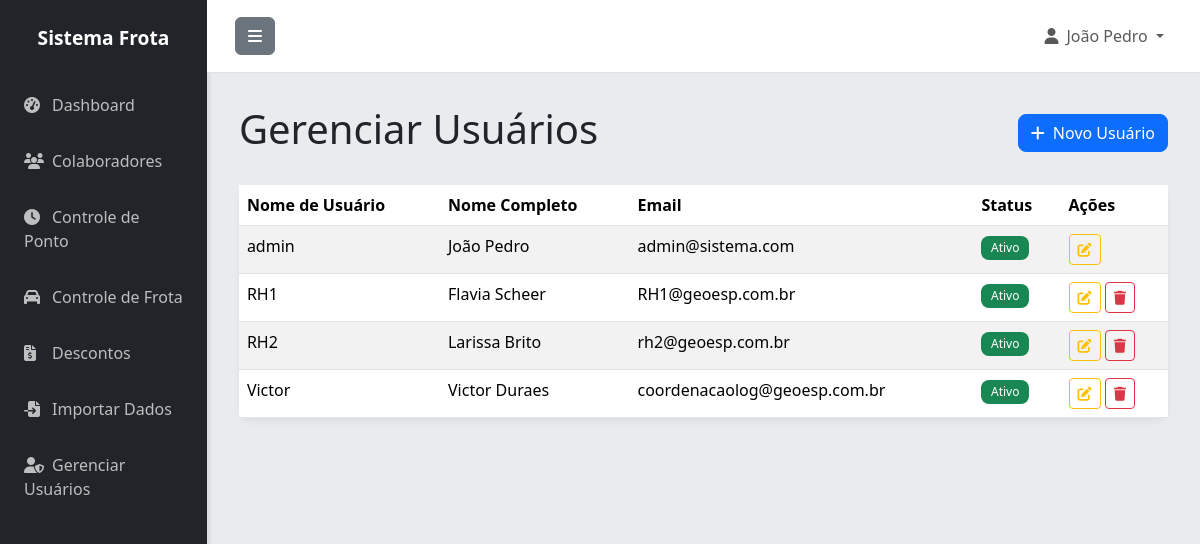
Page /usuarios (signed in) on the earlier database version.
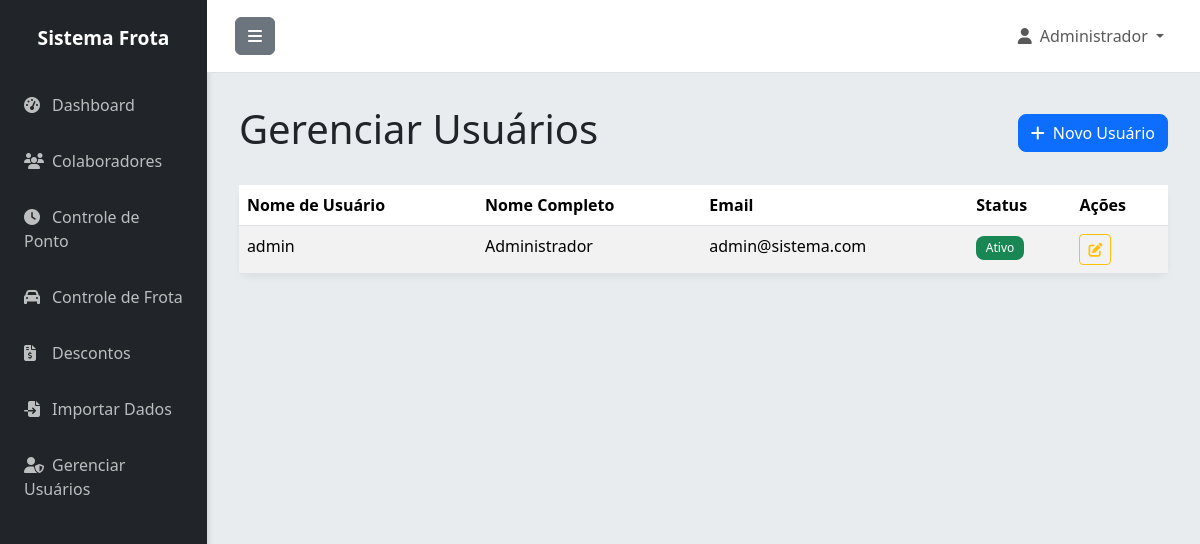
Same page on the later database version.
### app.py (models this page shows)
class Usuario(UserMixin, db.Model):
    id = db.Column(db.Integer, primary_key=True)
    username = db.Column(db.String(80), unique=True, nullable=False)
    password_hash = db.Column(db.String(200), nullable=False)
    nome = db.Column(db.String(100), nullable=False)
    email = db.Column(db.String(120), unique=True, nullable=False)
    ativo = db.Column(db.Boolean, default=True)
    criado_em = db.Column(db.DateTime, default=datetime.utcnow)

### app.py (the view)
@app.route('/usuarios')
@login_required
def usuarios():
    if not is_admin():
        flash('Acesso negado. Apenas administradores podem gerenciar usuários.', 'error')
        return redirect(url_for('index'))
    usuarios = Usuario.query.all()
    return render_template('usuarios.html', usuarios=usuarios)

### app.py (called while the page is built, shortened)
@login_manager.user_loader
def load_user(user_id):
    return Usuario.query.get(int(user_id))

def is_admin():
    return current_user.is_authenticated and current_user.username == 'admin'

@app.before_request
def create_tables():
    db.create_all()

### templates/usuarios.html (shortened to what this page needs)
{% extends "base.html" %}
{% block content %}
<div class="d-flex justify-content-between align-items-center mb-4">
    <h1 class="fw-light">Gerenciar Usuários</h1>
    <a href="{{ url_for('novo_usuario') }}" class="btn btn-primary"><i class="fas fa-plus me-2"></i>Novo Usuário</a>
</div>
<div class="card">
    <div class="card-body p-0">
        <div class="table-responsive">
            <table class="table table-striped table-hover mb-0">
                <thead class="bg-light">
                    <tr>
                        <th scope="col">Nome de Usuário</th>
                        <th scope="col">Nome Completo</th>
                        <th scope="col">Email</th>
                        <th scope="col">Status</th>
                        <th scope="col">Ações</th>
                    </tr>
                </thead>
                <tbody>
                    {% for usuario in usuarios %}
                    <tr>
                        <td>{{ usuario.username }}</td>
                        <td>{{ usuario.nome }}</td>
                        <td>{{ usuario.email }}</td>
                        <td>
                            {% if usuario.ativo %}
                                <span class="badge bg-success">Ativo</span>
                            {% else %}
                                <span class="badge bg-danger">Inativo</span>
                            {% endif %}
                        </td>
                        <td>
                            <a href="{{ url_for('editar_usuario', id=usuario.id) }}" class="btn btn-sm btn-outline-warning" title="Editar"><i class="fas fa-edit"></i></a>
                            {% if usuario.username != 'admin' %}
                            <a href="{{ url_for('excluir_usuario', id=usuario.id) }}" class="btn btn-sm btn-outline-danger" title="Excluir" onclick="return confirm('Tem certeza que deseja excluir este usuário?')"><i class="fas fa-trash"></i></a>
                            {% endif %}
                        </td>
                    </tr>
                    {% else %}
                    <tr>
                        <td colspan="5" class="text-center text-muted py-4">Nenhum usuário cadastrado.</td>
                    </tr>
                    {% endfor %}
                </tbody>
            </table>
        </div>
    </div>
</div>
{% endblock %}

### templates/base.html (shortened to what this page needs)
<!DOCTYPE html>
<html lang="pt-BR">
<head>
    <link href="https://cdn.jsdelivr.net/npm/bootstrap@5.3.3/dist/css/bootstrap.min.css" rel="stylesheet">
    <link rel="stylesheet" href="https://cdnjs.cloudflare.com/ajax/libs/font-awesome/6.5.1/css/all.min.css">
</head>
<body>
    <div class="d-flex" id="wrapper">
        <div id="sidebar-wrapper">
            <div class="sidebar-heading">Sistema Frota</div>
            <div class="list-group list-group-flush">
                <a href="{{ url_for('index') }}" class="list-group-item"><i class="fas fa-tachometer-alt me-2"></i>Dashboard</a>
                <a href="{{ url_for('colaboradores') }}" class="list-group-item"><i class="fas fa-users me-2"></i>Colaboradores</a>
                <a href="{{ url_for('pontos') }}" class="list-group-item"><i class="fas fa-clock me-2"></i>Controle de Ponto</a>
                <a href="{{ url_for('frota') }}" class="list-group-item"><i class="fas fa-car me-2"></i>Controle de Frota</a>
                <a href="{{ url_for('descontos') }}" class="list-group-item"><i class="fas fa-file-invoice-dollar me-2"></i>Descontos</a>
                <a href="{{ url_for('importar') }}" class="list-group-item"><i class="fas fa-file-import me-2"></i>Importar Dados</a>
                {% if current_user.username == 'admin' %}
                <a href="{{ url_for('usuarios') }}" class="list-group-item"><i class="fas fa-user-shield me-2"></i>Gerenciar Usuários</a>
                {% endif %}
            </div>
        </div>
        <div id="page-content-wrapper">
            <nav class="navbar navbar-expand-lg navbar-light border-bottom">
                <div class="container-fluid">
                    <button class="btn btn-secondary" id="menu-toggle"><i class="fas fa-bars"></i></button>
                    <div class="collapse navbar-collapse" id="navbarSupportedContent">
                        <ul class="navbar-nav ms-auto mt-2 mt-lg-0">
                             {% if current_user.is_authenticated %}
                            <li class="nav-item dropdown">
                                <a class="nav-link dropdown-toggle" href="#" id="navbarDropdown" role="button" data-bs-toggle="dropdown" aria-expanded="false">
                                    <i class="fas fa-user me-2"></i>{{ current_user.nome }}
                                </a>
                            </li>
                             {% endif %}
                        </ul>
                    </div>
                </div>
            </nav>
            <main class="container-fluid">
                {% block content %}{% endblock %}
            </main>
        </div>
        </div>
</body>
</html>

### templates/base.html (style rules this page uses)
:root { --primary-color: #007bff; --secondary-color: #6c757d; --success-color: #28a745; --danger-color: #dc3545; --warning-color: #ffc107; --info-color: #17a2b8; --light-color: #f8f9fa; --dark-color: #343a40; --background-color: #e9ecef; --card-background: #ffffff; --sidebar-background: #212529; --sidebar-text: #ffffff; --header-background: #ffffff; }
body { background-color: var(--background-color); font-family: 'Segoe UI', Roboto, 'Helvetica Neue', Arial, sans-serif; }
#wrapper { display: flex; }
#sidebar-wrapper { min-height: 100vh; width: 250px; background-color: var(--sidebar-background); box-shadow: 2px 0 5px rgba(0, 0, 0, 0.1); transition: margin .25s ease-out; }
.sidebar-heading { padding: 1.5rem 1rem; font-size: 1.2rem; font-weight: bold; color: var(--sidebar-text); text-align: center; }
.list-group-item { background-color: var(--sidebar-background) !important; color: rgba(255, 255, 255, 0.7) !important; border: none; padding: 1rem 1.5rem; transition: background-color 0.3s, color 0.3s; }
.list-group-item i { width: 20px; }
#page-content-wrapper { flex-grow: 1; width: 100%; }
.navbar { background-color: var(--header-background) !important; border-bottom: 1px solid #e0e0e0; padding: 1rem; }
main.container-fluid { padding: 2rem !important; }
.card { border: none; border-radius: 0.75rem; box-shadow: 0 4px 6px rgba(0, 0, 0, 0.05); }
.btn-primary, .btn-success, .btn-warning, .btn-danger, .btn-info { border-radius: 0.5rem; }
.badge { border-radius: 0.5rem; padding: 0.5em 0.8em; font-weight: normal; }

Differences in the rows shown:
removed Usuario: username "RH1", nome "Flavia Scheer", email "RH1@geoesp.com.br", ativo "Ativo"
removed Usuario: username "RH2", nome "Larissa Brito", email "rh2@geoesp.com.br", ativo "Ativo"
removed Usuario: username "Victor", nome "Victor Duraes", email "coordenacaolog@geoesp.com.br", ativo "Ativo"
changed Usuario "admin": nome "João Pedro" → "Administrador"
